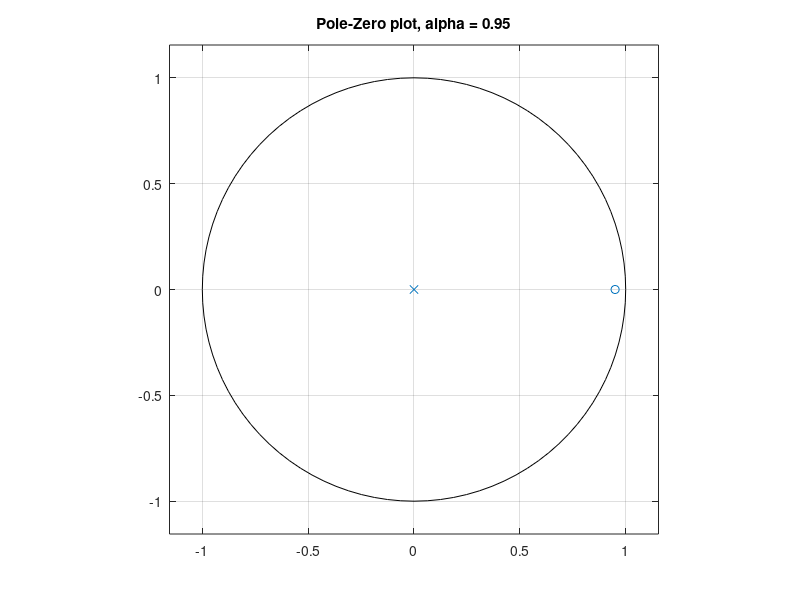

Here is the MATLAB script that generated this plot: (Note: this script raises an error after producing the figure.)
%% speech

%% 1.

% 1.1

% Pre-emphasis filter
alpha = 0.95;
figure, zplane([1 -alpha], [1 0]), title 'Pole-Zero plot, alpha = 0.95'

% plotting hamming window
wvtool(hamming(64));

% 1.2 - see PreProcess.m

%% 2.
% 2.2 - see FindWordIdx.m
% 2.3 - see segmentation.m


%2.4
% First lets present the signal before and after preprocessing
[signal,Fs] = audioread("shalom_example.wav"); %reading the audio file
alpha = 0.95; WindowLength = 30*10^-3; Overlap = 50; % standart parameters for framing
[ProcessedSig,FramedSig] = PreProcess(signal,Fs,alpha,WindowLength,Overlap); %preprocessing

% plotting the original and preprocessed signal
t = 0:1/Fs:((length(signal)-1)/Fs);
figure, subplot(211), plot(t,signal)
xlabel 'time [sec]' , ylabel 'amplitude' , title 'Original audio signal'
subplot(212), plot(t,ProcessedSig)
xlabel 'time [sec]' , ylabel 'amplitude' , title 'Preprocessed audio signal'


%finding quite parts and removing them:
Idx = FindWordIdx(FramedSig,Fs,WindowLength,Overlap);

% Deleting the quite parts of the signal:
% removing overlaping indicies from Idx
Idx_new = zeros(size(Idx));
Idx_new(1,:) = Idx(1,:);
j =1; %index of iterations
for i=2:length(Idx)
    % if there is overlap we will combine the two overlapping raws into one
    if Idx(i,1)<=Idx(i-1,2) 
        Idx_new(j,2) = Idx(i,2);
    else
        j = j + 1;
        Idx_new(j,:) = Idx(i,:);
    end
end
Idx_new(Idx_new == 0) = []; %deleting raws of zero


% the number of samples in each speech frame
num_frm_smp = (Idx_new(:,2)-Idx_new(:,1))+1;
% length of all speech frames combined
len_loud_signal = sum(num_frm_smp);
% loud_signal will contain only the speech parts of the original signal
loud_signal = zeros(1,len_loud_signal);
j=1;

for i=1:(size(Idx_new,1))
    loud_signal(j:(j+num_frm_smp(i)-1)) = ProcessedSig(Idx_new(i,1):Idx_new(i,2));
    j = j + num_frm_smp(i) ;
end

% plotting the detected loud parts vs original signal
figure, subplot(211), plot(t(Idx_new(1):Idx_new(2)),loud_signal)
xlabel 'time [sec]' , ylabel 'amplitude' , title 'Loud part detection of audio signal'
xlim([t(1) t(end)])
subplot(212), plot(t,ProcessedSig)
xlabel 'time [sec]' , ylabel 'amplitude' , title 'Preprocessed audio signal'
xlim([t(1) t(end)])


% using the segmentation algorithm on the processed signal:
eta = 33.66; dt = 0.047; %threshold and minimum time of crossing it
WindowLength = 0.055;
[seg_ind,delta] = segmentation(ProcessedSig,WindowLength,eta,dt,Fs,Idx);

% plotting the sementation results
new_t = 0:1/Fs:(length(loud_signal)-1)/Fs; %time vector for loud_signal
phonems = ["SH", "A", "L", "O", "M"]; %phonems of 'SHALOM' vector
figure, subplot(211), plot(new_t,loud_signal); xlim([-0.05 1.1])
hold on;
for i=1:length(seg_ind)
    if i<=length(phonems)
        xline(new_t(seg_ind(i)),'r',phonems(i),'LineWidth',2);
    else
        xline(new_t(seg_ind(i)),'r','LineWidth',2)
    end
end
hold off
xlabel 'time [sec]' , ylabel 'amplitude' , title 'Signal segmentation'
subplot(212), plot(new_t,delta); xlim([-0.05 1.1])
hold on; yline(eta,'--',['\eta = ', num2str(eta)],'LabelHorizontalAlignment','left','LineWidth',2); 
for i=1:length(seg_ind)
    xline(new_t(seg_ind(i)),'r','LineWidth',2)
end
hold off
xlabel 'time [sec]' , ylabel '\Delta_1(n)' , title 'spectral error measurement'


%% 3.

% 3.1
% plotting the phonem 'a' on the 'shalom' signal
figure, plot(new_t,loud_signal); hold on
xline(new_t(seg_ind(2)-420),'r','LineWidth',2); % start of phonem 'a'
xline(new_t(seg_ind(3)-380),'r','LineWidth',2); % end of phonem 'a'
xlabel 'time [sec]' , ylabel 'amplitude' , title ' ''a'' phonem'
hold off

% spectral estimation from preiodogram
phonem_a = loud_signal((seg_ind(2)-420):(seg_ind(3)-380));
[Pxx,w] = periodogram(phonem_a);
%plotting the spectral estimation
figure, plot(w/(2*pi),db(Pxx))
xlabel 'normalized frequency [F/F_s]' , ylabel('amplitude [dB]')
title('Spectral estimation of phonem ''a'' using periodogram')

% 3.3 
% LPC:
p = Fs/1000 + 4; % LPC model oreder
[a,g] = lpc(phonem_a,p); % a = model coeeficients, g = gain
[H,w_LPC] = freqz(g,a,1024); % spectrum

% comparing the unparametric and paramteric spectrum estimators
figure, plot(w/(2*pi),db(Pxx))
xlabel 'normalized frequency [F/F_s]' , ylabel 'Magnitude [dB]'
title('Spectral estimation of phonem ''a'' using periodogram and LPC')
hold on; plot(w_LPC/(2*pi),db(H),'LineWidth',2)
legend('Periodogram','LPC')
hold off

% 3.5
poles = roots(a);
figure, zplane(g,a);
title 'Pole-Zero plot of phoneme ''a'''

%finding the three poles that are closest to 0 frequency but arent actually
% 0 frequency
% thetas = sorted list of the positive angles of the poles
[thetas,ind] = unique(abs(angle(poles)));
thetas(thetas == 0) = []; %if we have pole on the real axis
if length(thetas)<length(ind)
    ind(1) = [];
end

% marking the formants on the plot
viscircles([real(poles(ind(1:3))), imag((poles(ind(1:3))))] ,0.05,'Color','r');


% the 3 smallest thetas represent the 3 Formants
formants = thetas(1:3)/pi*(Fs/2);


[h1,h2] = estimatePhonemeFormants(phonem_a,Fs,'a');

%% 4:
%4.5:
[signal,Fs] = audioread("shalom_example.wav"); 
alpha = 0.95; WindowLength = 30*10^-3; Overlap = 50; % standart parameters for framing
[ProcessedSig,FramedSig] = PreProcess(signal,Fs,alpha,WindowLength,Overlap); %preprocessing
%finding quite parts and removing them:
Idx = FindWordIdx(FramedSig,Fs,WindowLength,Overlap);
% Deleting the quite parts of the signal:
% removing overlaping indicies from Idx
Idx_new = zeros(size(Idx));
Idx_new(1,:) = Idx(1,:);
j =1; %index of iterations
for i=2:length(Idx)
    % if there is overlap we will combine the two overlapping raws into one
    if Idx(i,1)<=Idx(i-1,2) 
        Idx_new(j,2) = Idx(i,2);
    else
        j = j + 1;
        Idx_new(j,:) = Idx(i,:);
    end
end
Idx_new(Idx_new == 0) = []; %deleting raws of zero

% the number of samples in each speech frame
num_frm_smp = (Idx_new(:,2)-Idx_new(:,1))+1;
% length of all speech frames combined
len_loud_signal = sum(num_frm_smp);
% loud_signal will contain only the speech parts of the original signal
loud_signal = zeros(1,len_loud_signal);
j=1;

for i=1:(size(Idx_new,1))
    loud_signal(j:(j+num_frm_smp(i)-1)) = ProcessedSig(Idx_new(i,1):Idx_new(i,2));
    j = j + num_frm_smp(i) ;
end


% using the segmentation algorithm on the processed signal:
eta = 33.66; dt = 0.047; %threshold and minimum time of crossing it
WindowLength = 0.055;
[seg_ind,delta] = segmentation(ProcessedSig,WindowLength,eta,dt,Fs,Idx);

%calculate energy and zcr:
Energy=calcNRG(FramedSig);
ZCR=calcZCR(FramedSig);

%Overlap is 50% so every new frame is after 240 sampels. 
ind=ceil(seg_ind/240)+ceil(Idx_new(1)/240);
ind(end+1)=ceil(Idx_new(2)/240);
% plotting the sementation results
new_t = 0:1/Fs:(length(loud_signal)-1)/Fs; %time vector for loud_signal
phonems = ["SH", "A", "L", "O", "M"]; %phonems of 'SHALOM' vector
figure, subplot(311), plot(new_t,loud_signal); xlim([-0.05 1.1])
hold on;
for i=1:length(seg_ind)
    if i<=length(phonems)
        xline(new_t(seg_ind(i)),'r',phonems(i),'LineWidth',2);
    else
        xline(new_t(seg_ind(i)),'r','LineWidth',2)
    end
end
hold off
xlabel 'time [sec]' , ylabel 'amplitude' , title 'Signal segmentation'
subplot(312); scatter(1:length(Energy),Energy,'filled');
hold on; xline(ind(1),'r','SH','LineWidth',2);xline(ind(2),'r','A','LineWidth',2);
xline(ind(3),'r','L','LineWidth',2);xline(ind(4),'r','O','LineWidth',2);xline(ind(5),'r','M','LineWidth',2);
xline(ind(6),'r','LineWidth',2);
subplot(313);scatter(1:length(ZCR),ZCR,'filled');
hold on; xline(ind(1),'r','SH','LineWidth',2);xline(ind(2),'r','A','LineWidth',2);
xline(ind(3),'r','L','LineWidth',2);xline(ind(4),'r','O','LineWidth',2);xline(ind(5),'r','M','LineWidth',2);
xline(ind(6),'r','LineWidth',2);

%4.6:
% 'SH'
SH_Phoneme=loud_signal(seg_ind(1):seg_ind(2));
SH_framedPhoneme=FramedSig(ind(1):ind(2),:);
[SH_FeatsVector,Feat_title]=FeatExt(SH_Phoneme,Fs,SH_framedPhoneme);

% 'A'
A_Phoneme=loud_signal(seg_ind(2):seg_ind(3));
A_framedPhoneme=FramedSig(ind(2):ind(3),:);
[A_FeatsVector,Feat_title]=FeatExt(A_Phoneme,Fs,A_framedPhoneme);


% 'L'
L_Phoneme=loud_signal(seg_ind(3):seg_ind(4));
L_framedPhoneme=FramedSig(ind(3):ind(4),:);
[L_FeatsVector,Feat_title]=FeatExt(L_Phoneme,Fs,L_framedPhoneme);


% 'O'
O_Phoneme=loud_signal(seg_ind(4):seg_ind(5));
O_framedPhoneme=FramedSig(ind(4):ind(5),:);
[O_FeatsVector,Feat_title]=FeatExt(O_Phoneme,Fs,O_framedPhoneme);


% 'M'
M_Phoneme=loud_signal(seg_ind(5):end);
M_framedPhoneme=FramedSig(ind(5):ind(6),:);
[M_FeatsVector,Feat_title]=FeatExt(M_Phoneme,Fs,M_framedPhoneme);

AllFeat=table(Feat_title,SH_FeatsVector,A_FeatsVector,L_FeatsVector,O_FeatsVector,M_FeatsVector);


%% 5:


%% 6:
[shalom,Fs] = audioread('shalom_example.wav');
sound(shalom,Fs)

[S,F,T] = spectrogram(shalom,hamming(500),250,[],Fs);

figure;imagesc(T,F,10*log10(abs(S)));
axis xy; xlabel('Time (s)');ylabel('Frequency (Hz)'); 
c = colorbar; c.Label.String = 'Power/frequency (dB/Hz)'; 

[S,F,T] = spectrogram(shalom,hamming(250),125,[],Fs);

figure;imagesc(T,F,10*log10(abs(S)));
axis xy; xlabel('Time (s)');ylabel('Frequency (Hz)'); 
c = colorbar; c.Label.String = 'Power/frequency (dB/Hz)'; 

